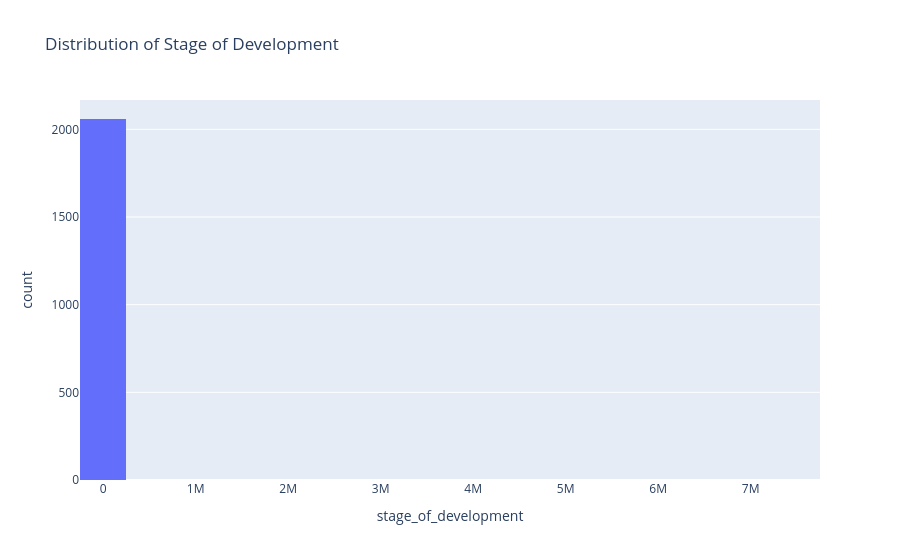

The notebook cell saved with this chart:
### Code cell
fig = px.histogram(df,
                x="stage_of_development",
                nbins=20,
                title="Distribution of Stage of Development")

fig.show()

### Figure 1 — Plotly figure (JSON) as saved in the notebook; plotly's stock layout.template omitted (floating-point values rounded to 4 significant figures; data arrays with more than 128 entries replaced by an {"elided": "..."} marker saying what was removed)
{"data": [{"bingroup": "x", "hovertemplate": "stage_of_development=%{x}<br>count=%{y}<extra></extra>", "legendgroup": "", "marker": {"color": "#636efa", "pattern": {"shape": ""}}, "name": "", "nbinsx": 20, "orientation": "v", "showlegend": false, "type": "histogram", "x": {"elided": "2060 float values"}, "xaxis": "x", "yaxis": "y"}], "layout": {"barmode": "relative", "legend": {"tracegroupgap": 0}, "title": {"text": "Distribution of Stage of Development"}, "xaxis": {"anchor": "y", "domain": [0, 1], "title": {"text": "stage_of_development"}}, "yaxis": {"anchor": "x", "domain": [0, 1], "title": {"text": "count"}}}}
